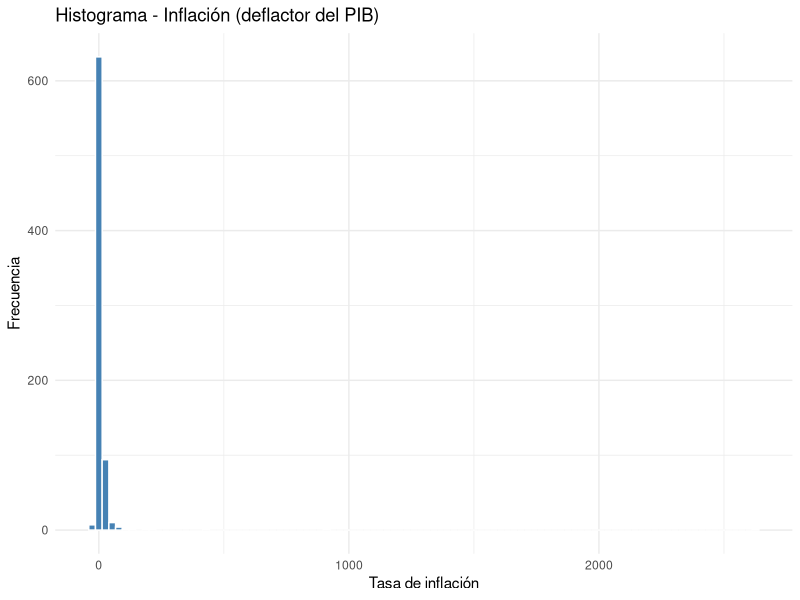
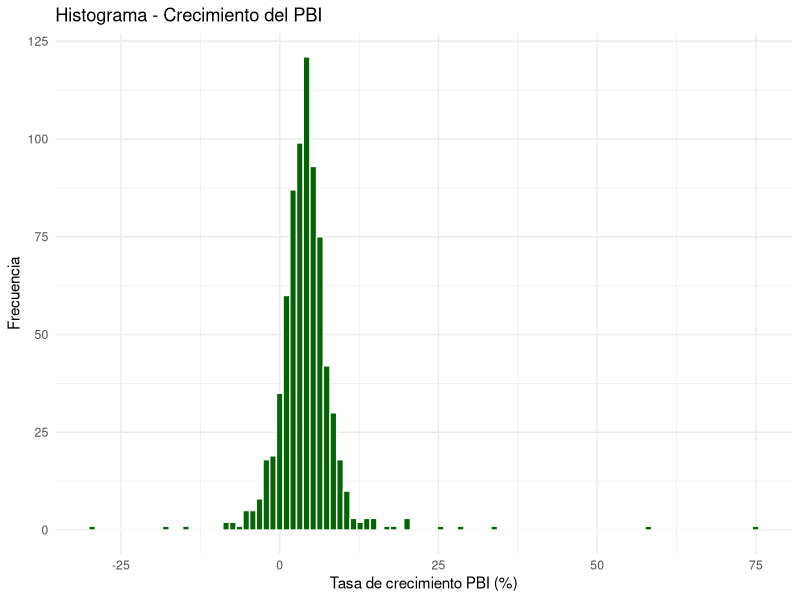
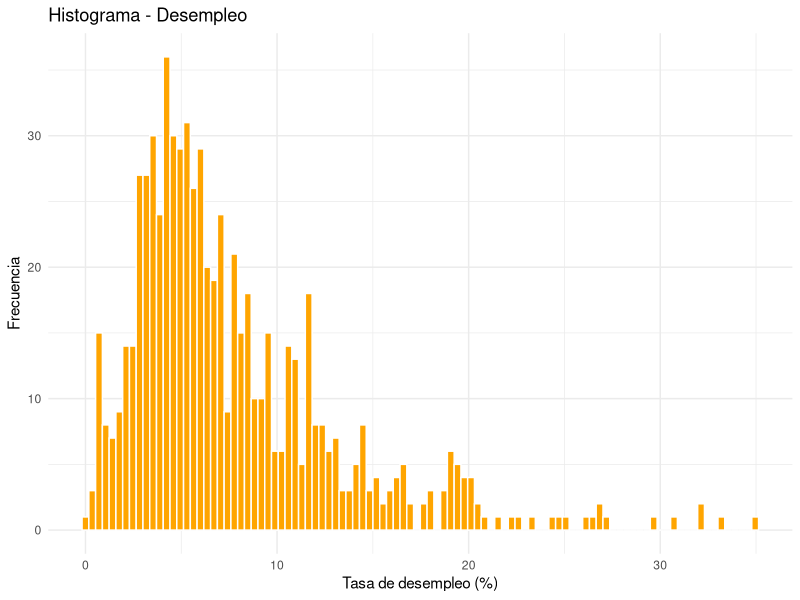
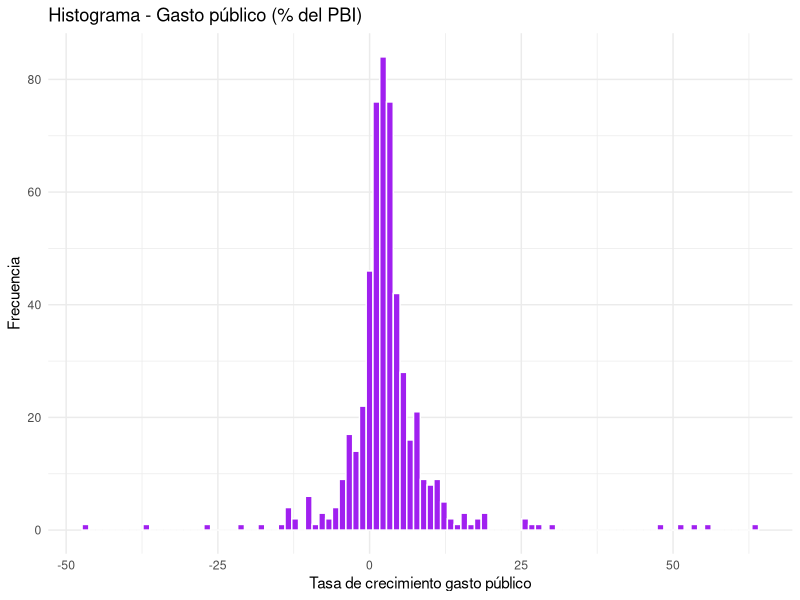
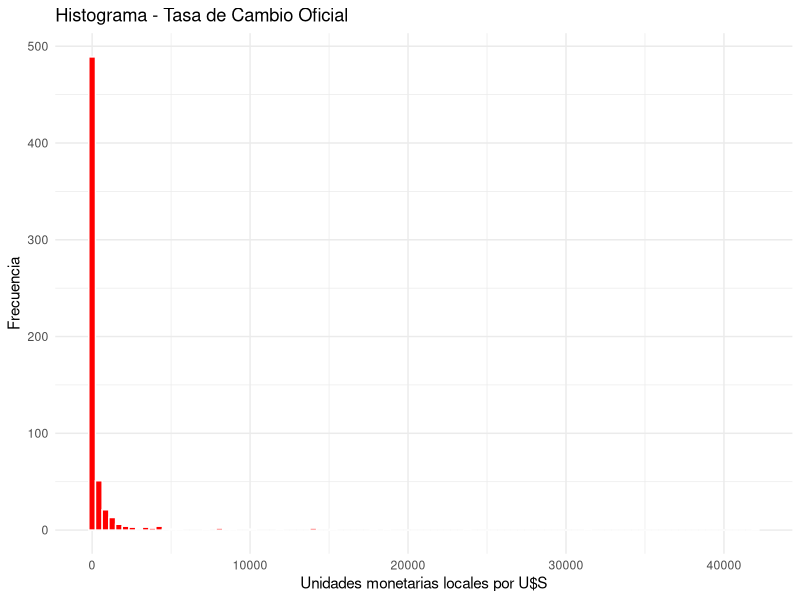
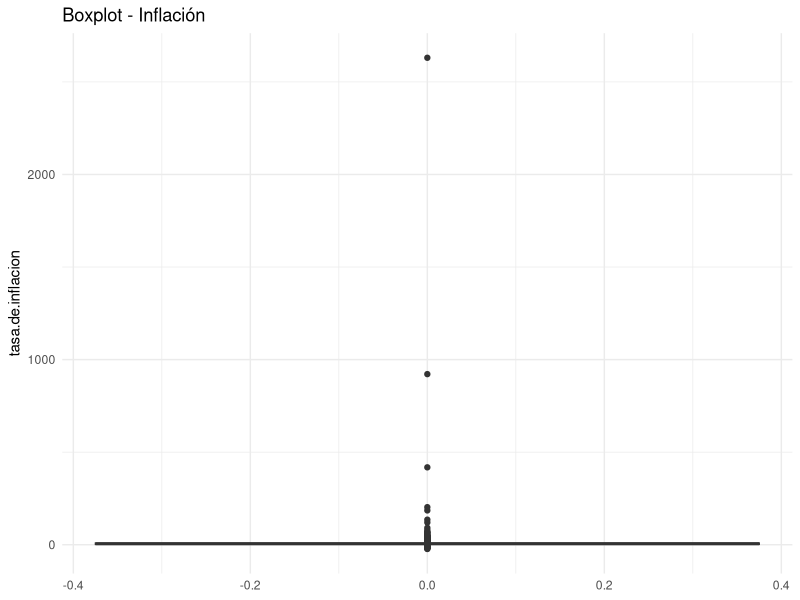
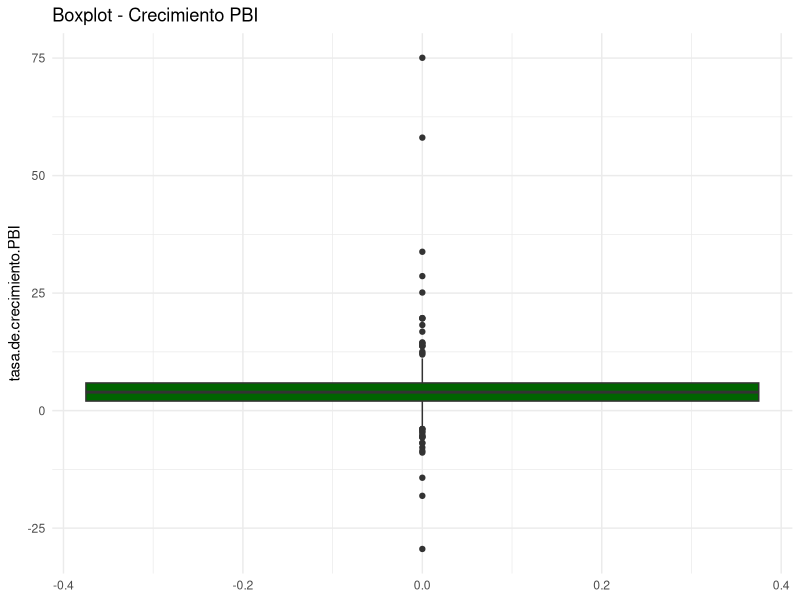
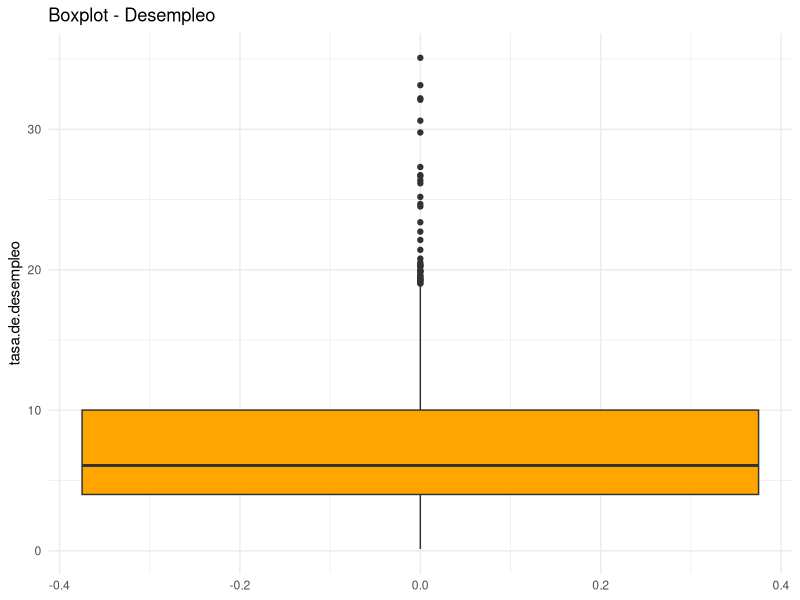

R code for these plots, in order:

# ==========================
# Outliers y Datos Faltantes
# ==========================


library(dplyr)
library(ggplot2)
library(psych)

#Input: cargamos los datos limpios 

inflacion_deflactor <- read.csv("data/clean/inflacion_deflactor.csv")
PBI_crecimiento <- read.csv("data/clean/PBI_crecimiento.csv")
desempleo <- read.csv("data/clean/desempleo.csv")
gasto_publico <- read.csv("data/clean/gasto_publico.csv")
tasa_de_cambio <- read.csv("data/clean/tasa_de_cambio_raw.csv")

bases_juntas <- list(
  inflacion_deflactor = inflacion_deflactor,
  PBI_crecimiento = PBI_crecimiento,
  desempleo = desempleo,
  gasto_publico = gasto_publico,
  tasa_de_cambio = tasa_de_cambio
) #listamos en un elemento todas las bases para poder analizarlas con una sola formula y simplificar el código

#---------------------
#Analizamos las bases
#---------------------

#variables relevantes para el analisis: inflacion,crecimiento del PBI, desempleo, gasto público, tasa de cambio oficial, anio. 


lapply(bases_juntas,glimpse) #vemos tipo de dato, titulos de columnas, primeras observaciones, estructura del dataset (row, columns)

#datos faltantes (patrón de NA)
lapply(bases_juntas, function(df){
  colSums(is.na(df))
})
 
#porcentaje de NA
lapply(bases_juntas, function(df){
  colMeans(is.na(df))*100
})

#analizamos la cantidad de NA por año para ver concentración de datos faltantes
gasto_publico %>% 
  filter(is.na(tasa.de.gasto.publico)) %>% 
  count(anio)

inflacion_deflactor %>% 
  filter(is.na(tasa.de.inflacion)) %>% 
  count(anio)

PBI_crecimiento %>% 
  filter(is.na(tasa.de.crecimiento.PBI)) %>% 
  count(anio)

desempleo %>% 
  filter(is.na(tasa.de.desempleo)) %>% 
  count(anio)

tasa_de_cambio %>% 
  filter(is.na(tasa_de_cambio_oficial)) %>% 
  count(anio)

#Analizamos la cantidad de NA por pais para ver concentracion de datos faltantes

gasto_publico %>% 
  filter(is.na(tasa.de.gasto.publico)) %>% 
  count(country_name, sort = TRUE)

inflacion_deflactor %>% 
  filter(is.na(tasa.de.inflacion)) %>% 
  count(country_name, sort = TRUE)

PBI_crecimiento %>% 
  filter(is.na(tasa.de.crecimiento.PBI)) %>% 
  count(country_name, sort = TRUE)

desempleo %>% 
  filter(is.na(tasa.de.desempleo)) %>% 
  count(country_name, sort = TRUE)

tasa_de_cambio %>% 
  filter(is.na(tasa_de_cambio_oficial)) %>% 
  count(country_name, sort = TRUE)


#===========================================================
#Estadistica Descriptiva - base sin limpiar outliers o datos
#===========================================================

lapply(bases_juntas,function(df){
  df %>% select(where(is.numeric)) %>% psych::describe()
})  #con psych abarcamos más que con summary: n, media, desvío estándar, mediana, asimetría, curtosis, y otros datos

#calculamos moda: 
moda <- function(x) {
  x <- x[!is.na(x)]             #eliminamos valores NA
  ux <- unique(x)               #extraemos los valores únicos
  ux[which.max(                 #elegimos el valor más frecuente
    tabulate(match(x, ux))      #contamos cuántas veces aparece cada uno
  )]
}

moda_gasto <- moda(gasto_publico$tasa.de.gasto.publico)
moda_PBI <- moda(PBI_crecimiento$tasa.de.crecimiento.PBI)
moda_inflacion <- moda(inflacion_deflactor$tasa.de.inflacion)
moda_desempleo <- moda(desempleo$tasa.de.desempleo)
moda_tasa_de_cambio <- moda(tasa_de_cambio$tasa_de_cambio_oficial)
modas <- list(
  moda_gasto_publico     = moda(gasto_publico$tasa.de.gasto.publico),
  moda_PBI_crecimiento   = moda(PBI_crecimiento$tasa.de.crecimiento.PBI),
  moda_inflacion         = moda(inflacion_deflactor$tasa.de.inflacion),
  moda_desempleo         = moda(desempleo$tasa.de.desempleo),
  moda_tasa_de_cambio    = moda(tasa_de_cambio$tasa_de_cambio_oficial)
) #las listamos en un solo elemento

#calculamos IQR
rango_gasto <- IQR(gasto_publico$tasa.de.gasto.publico, na.rm = TRUE)
rango_PBI <- IQR(PBI_crecimiento$tasa.de.crecimiento.PBI, na.rm = TRUE)
rango_inflacion <- IQR(inflacion_deflactor$tasa.de.inflacion, na.rm =TRUE)
rango_desempleo <- IQR(desempleo$tasa.de.desempleo, na.rm = TRUE)
rango_tasa_de_cambio <- IQR(tasa_de_cambio$tasa_de_cambio_oficial, na.rm = TRUE)

rangos_IQR <- list(
  IQR_gasto_publico     = IQR(gasto_publico$tasa.de.gasto.publico, na.rm = TRUE),
  IQR_PBI_crecimiento   = IQR(PBI_crecimiento$tasa.de.crecimiento.PBI, na.rm = TRUE),
  IQR_inflacion         = IQR(inflacion_deflactor$tasa.de.inflacion, na.rm = TRUE),
  IQR_desempleo         = IQR(desempleo$tasa.de.desempleo, na.rm = TRUE),
  IQR_tasa_de_cambio    = IQR(tasa_de_cambio$tasa_de_cambio_oficial, na.rm = TRUE)
) #los listamos en un solo elemento

#Distribucion de frecuencias por país (identificamos países que aportan indfo completa o incompleta)
freq_gasto <- gasto_publico |> count(country_name, sort = TRUE)
freq_PBI <- PBI_crecimiento |> count(country_name, sort = TRUE)
freq_inflacion <- inflacion_deflactor |> count(country_name, sort = TRUE)
freq_desempleo <- desempleo |> count(country_name, sort = TRUE)
freq_tasa_cambio <- tasa_de_cambio |> count(country_name, sort = TRUE)
frecuencias <- list(
  gasto_publico = freq_gasto,
  PBI_crecimiento = freq_PBI,
  inflacion = freq_inflacion,
  desempleo = freq_desempleo,
  tasa_de_cambio = freq_tasa_cambio
)

#Histogramas (los valores outliers generan mala visualización, lo corregiremos más adelante)

#Histograma inflacion:
ggplot(inflacion_deflactor, aes(x = tasa.de.inflacion)) +
  geom_histogram(bins = 100, fill = "steelblue", color = "white") +
  theme_minimal() +
  labs(title = "Histograma - Inflación (deflactor del PIB)",
       x = "Tasa de inflación", y = "Frecuencia")

#Histograma PBI
ggplot(PBI_crecimiento, aes(x = tasa.de.crecimiento.PBI)) +
  geom_histogram(bins = 100, fill = "darkgreen", color = "white") +
  theme_minimal() +
  labs(title = "Histograma - Crecimiento del PBI",
       x = "Tasa de crecimiento PBI (%)", y = "Frecuencia")

#Histograma desempleo
ggplot(desempleo, aes(x = tasa.de.desempleo)) +
  geom_histogram(bins = 100, fill = "orange", color = "white") +
  theme_minimal() +
  labs(title = "Histograma - Desempleo",
       x = "Tasa de desempleo (%)", y = "Frecuencia")

#Histograma gasto público
ggplot(gasto_publico, aes(x = tasa.de.gasto.publico)) +
  geom_histogram(bins = 100, fill = "purple", color = "white") +
  theme_minimal() +
  labs(title = "Histograma - Gasto público (% del PBI)",
       x = "Tasa de crecimiento gasto público", y = "Frecuencia")

#Histograma tasa de cambio
ggplot(tasa_de_cambio, aes(x = tasa_de_cambio_oficial)) +
  geom_histogram(bins = 100, fill = "red", color = "white") +
  theme_minimal() +
  labs(title = "Histograma - Tasa de Cambio Oficial",
       x = "Unidades monetarias locales por U$S", y = "Frecuencia")

#Boxplots (detectamos valores extremos/outliers)

# Boxplot inflación
ggplot(inflacion_deflactor, aes(y = tasa.de.inflacion)) +
  geom_boxplot(fill = "steelblue") +
  theme_minimal() +
  labs(title = "Boxplot - Inflación")

# Boxplot PBI
ggplot(PBI_crecimiento, aes(y = tasa.de.crecimiento.PBI)) +
  geom_boxplot(fill = "darkgreen") +
  theme_minimal() +
  labs(title = "Boxplot - Crecimiento PBI")

# Boxplot desempleo
ggplot(desempleo, aes(y = tasa.de.desempleo)) +
  geom_boxplot(fill = "orange") +
  theme_minimal() +
  labs(title = "Boxplot - Desempleo")

# Boxplot gasto público
ggplot(gasto_publico, aes(y = tasa.de.gasto.publico)) +
  geom_boxplot(fill = "purple") +
  theme_minimal() +
  labs(title = "Boxplot - Gasto Público (% del PBI)")

# Boxplot tasa de cambio
ggplot(tasa_de_cambio, aes(y = tasa_de_cambio_oficial)) +
  geom_boxplot(fill = "red") +
  theme_minimal() +
  labs(title = "Boxplot - Tasa de Cambio Oficial")


#================================
#Deteccion de outliers
#================================

detectar_outliers <- function(df, variable){
  
  x <- df[[variable]]
  x <- x[!is.na(x)]  #nos quedamos con las x que no son NA
  
  q1  <- quantile(x, 0.25)
  q3  <- quantile(x, 0.75)
  iqr <- IQR(x)
  
  limite_inf <- q1 - 1.5 * iqr
  limite_sup <- q3 + 1.5 * iqr
  
  df %>%
    mutate(
      es_outlier = case_when(
        !!sym(variable) < limite_inf ~ "Outlier bajo",
        !!sym(variable) > limite_sup ~ "Outlier alto",
        TRUE ~ "Normal"))
  } #clasificamos las observaciones

#outliers inflacion
inflacion_outliers <- detectar_outliers(inflacion_deflactor,"tasa.de.inflacion")
inflacion_outliers %>% count(es_outlier) #vemos composicion de outliers
inflacion_outliers %>% filter(es_outlier != "Normal") %>% count(country_name, sort = TRUE)


#outliers PBI
PBI_outliers <- detectar_outliers(PBI_crecimiento,"tasa.de.crecimiento.PBI")
PBI_outliers %>% count(es_outlier)
PBI_outliers %>% filter(es_outlier != "Normal") %>% count(country_name, sort = TRUE)

#outliers desempleo
desempleo_outliers <- detectar_outliers(desempleo,"tasa.de.desempleo")
desempleo_outliers %>% count(es_outlier)
desempleo_outliers %>% filter(es_outlier != "Normal") %>% count(country_name, sort = TRUE)

#gasto publico
gasto_outliers <- detectar_outliers(gasto_publico,"tasa.de.gasto.publico")
gasto_outliers %>% count(es_outlier)
gasto_outliers %>% filter(es_outlier != "Normal") %>% count(country_name, sort = TRUE)

#tasa de cambio 
tasa_outliers <- detectar_outliers(tasa_de_cambio,"tasa_de_cambio_oficial")
tasa_outliers %>% count(es_outlier)
tasa_outliers %>% filter(es_outlier != "Normal") %>% count(country_name, sort = TRUE)


#TRATAMIENTO DE OUTLIERS
#-----------------------

#PBI: no se remueve outliers. Explayado en el informe. Mejoramos el histograma modificando el eje X.
ggplot(PBI_crecimiento, aes(x = tasa.de.crecimiento.PBI)) +
  geom_histogram(bins = 100, fill = "darkgreen", color = "white") +
  coord_cartesian(xlim = c(-20, 30)) +
  theme_minimal() +
  labs(title = "Histograma - Crecimiento del PBI modificado",
       x = "Tasa de crecimiento PBI (%)", y = "Frecuencia")
#----------------------------------------------------------
#Desempleo: no se remueve outliers. Explayado en el informe. 

#----------------------------------------------------------
#Tasa de cambio: no eliminamos outliers pero logaritmizamos. 
tasa_de_cambio_log <- tasa_de_cambio |>
  mutate(log_tasa = log(tasa_de_cambio_oficial))

#Histograma con log:
ggplot(tasa_de_cambio_log, aes(x = log_tasa)) +
  geom_histogram(bins = 40, fill = "red", color = "white") +
  theme_minimal() +
  labs(
    title = "Histograma – Tasa de cambio (log transformada)",
    x = "log(Tasa de cambio oficial)",
    y = "Frecuencia"
  )
#Boxplot con log:
ggplot(tasa_de_cambio_log, aes(y = log_tasa)) +
  geom_boxplot(fill = "red", alpha = 0.7) +
  theme_minimal() +
  labs(
    title = "Boxplot – Tasa de cambio (log transformada)",
    y = "log(Tasa de cambio oficial)"
  )
#------------------------------------------------
#Inflacion: 

x <- inflacion_deflactor$tasa.de.inflacion
q_low <- quantile(x, probs = 0.01, na.rm = TRUE)
x_wins_low <- ifelse(x < q_low, q_low, x)
shift_value <- min(x_wins_low, na.rm = TRUE)
x_shifted <- x_wins_low - shift_value + 1
x_log <- log(x_shifted)

inflacion_log <- inflacion_deflactor %>%
  mutate(
    tasa_wins_low = x_wins_low,
    tasa_shifted = x_shifted,
    inflacion_log = x_log
  )

#Histograma de winzorizados
ggplot(inflacion_log, aes(x = tasa_wins_low)) +
  geom_histogram(bins = 100, fill = "steelblue", color = "white") +
  theme_minimal() +
  labs(
    title = "Histograma – Inflación (winsorizada)",
    x = "Inflación winsorizada", y = "Frecuencia"
  )

#Histograma de inflacion logaritmizada con winzorizados 
ggplot(inflacion_log, aes(x = inflacion_log)) +
  geom_histogram(bins = 100, fill = "steelblue", color = "white") +
  theme_minimal() +
  labs(
    title = "Histograma – Inflación (log transformada)",
    x = "log(inflación)", y = "Frecuencia"
  )

#Boxplot inflación logaritmizada con winzorizados 
ggplot(inflacion_log, aes(y = inflacion_log)) +
  geom_boxplot(fill = "steelblue") +
  theme_minimal() +
  labs(title = "Boxplot - Inflación")

#-------------------------------------------------------
#Gasto público:  no se remueven outliers, se winsoriza el 1% de la cola superior e inferior (P1 y P99) ya que son valores extremos y el objetivo no es estudiar outliers sino variables macro estables.

#Winzorizamos gasto publico
gasto_publico_wins <- gasto_publico %>%
  mutate(
    p1  = quantile(tasa.de.gasto.publico, 0.01, na.rm = TRUE),
    p99 = quantile(tasa.de.gasto.publico, 0.99, na.rm = TRUE),
    gasto_wins = pmin(p99, pmax(tasa.de.gasto.publico, p1))
  ) %>%
  select(-p1, -p99)

#Histograma gasto público winsorizado
ggplot(gasto_publico_wins, aes(x = gasto_wins)) +
  geom_histogram(bins = 100, fill = "purple", color = "white") +
  theme_minimal() +
  labs(
    title = "Histograma - Gasto público winsorizado (1% inferior y superior)",
    x = "Tasa de crecimiento gasto público (winsorizado)",
    y = "Frecuencia"
  )

#Boxplot gasto público winsorizado
ggplot(gasto_publico_wins, aes(y = gasto_wins)) +
  geom_boxplot(fill = "purple") +
  theme_minimal() +
  labs(
    title = "Boxplot - Gasto público winsorizado (1% inferior y superior)",
    y = "Tasa de crecimiento gasto público (winsorizado)"
  )

#Guardamos las bases modificadas 
#-------------------------------

write.csv(PBI_crecimiento, "data/clean/PBI_crecimiento_clean.csv", row.names = FALSE)
write.csv(desempleo, "data/clean/desempleo_clean.csv", row.names = FALSE)
write.csv(tasa_de_cambio_log, "data/clean/tasa_de_cambio_log.csv", row.names = FALSE)
write.csv(inflacion_log, "data/clean/inflacion_log.csv", row.names = FALSE)
write.csv(gasto_publico_wins, "data/clean/gasto_publico_wins.csv", row.names = FALSE)
